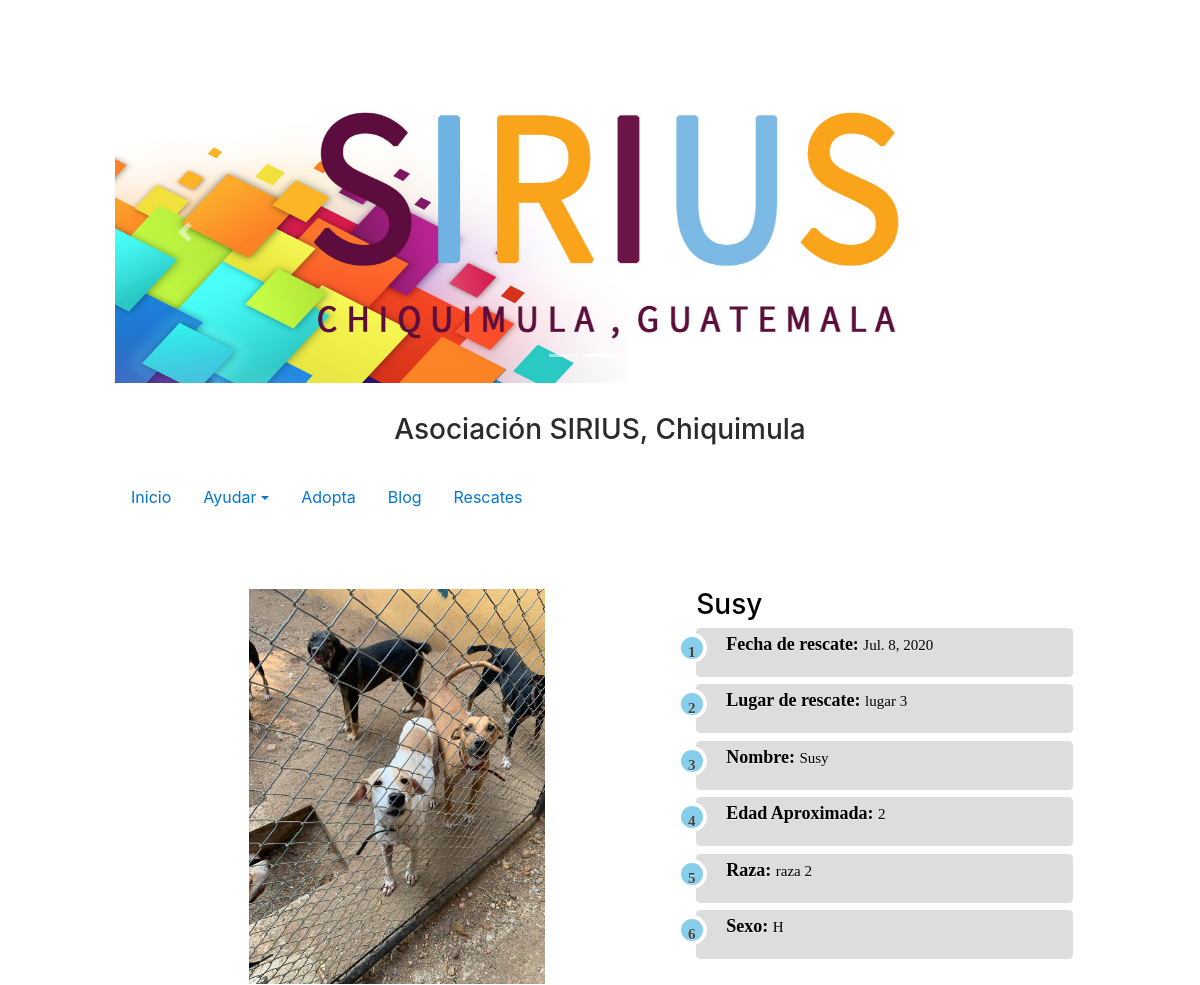
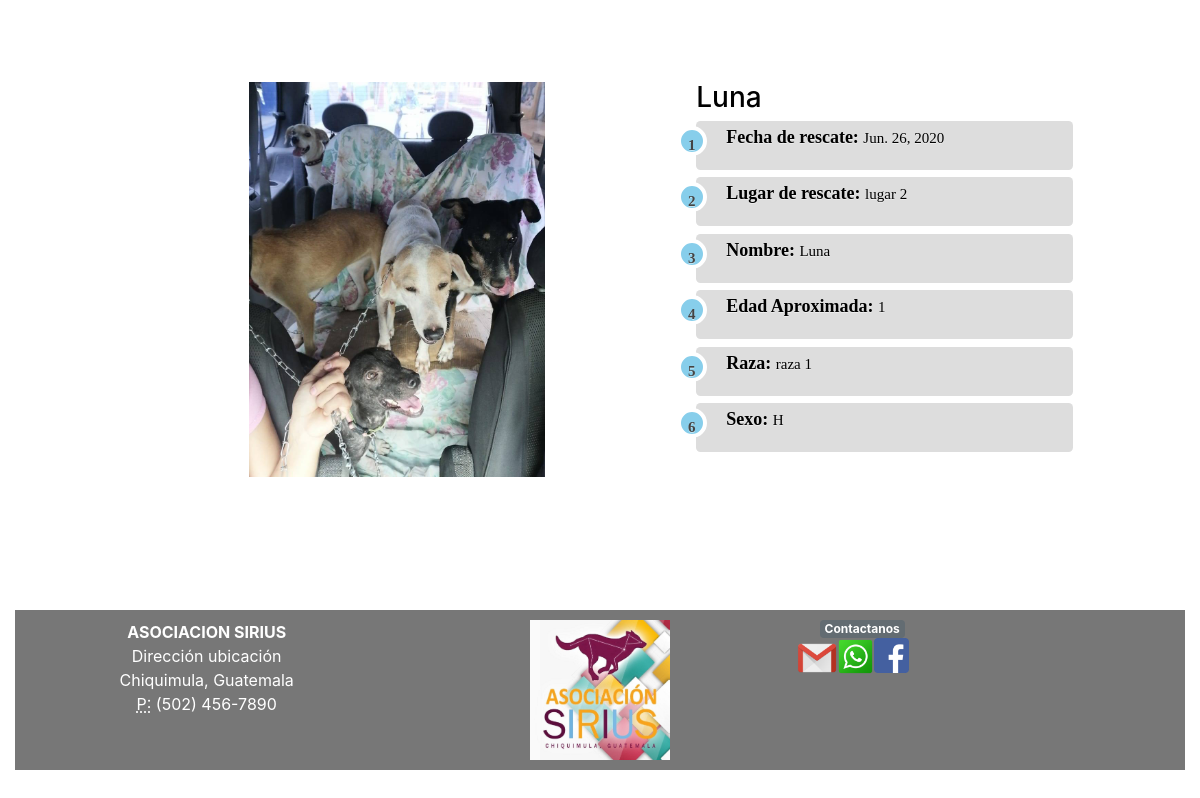
The app's page /mascotas/ with its own data (2 pictures, top to bottom).
### mascotas/models.py (models this page shows, shortened)
class Mascota(models.Model):
	id_mascota = models.AutoField(primary_key=True)
	fecha_recate = models.DateField(verbose_name="Fecha de Rescate")
	nombre_mascota = models.CharField(max_length=50, verbose_name="Nombre")
	edad_aprox = models.IntegerField(verbose_name="Edad")
	color = models.CharField(max_length=50)
	sexos = (('H','Hembra'),('M','Macho'))
	sexo = models.CharField(max_length=1, choices=sexos, default='M')
	sena_particular = models.CharField(max_length=200, blank=True)
	esteriliza = (('S','Si'),('N','No'))
	esterilizado = models.CharField(max_length=1, choices=esteriliza, default='N')
	imagen = models.ImageField(upload_to='mascotas')
	lugar_rescate=models.ForeignKey(Lugar, default=None, null=False,blank=False, on_delete=models.CASCADE)
	raza=models.ForeignKey(Raza, null=False, default=None, blank=False, on_delete=models.CASCADE)
	vacuna=models.ManyToManyField(Vacuna, blank=True)
	medicamento=models.ManyToManyField(Medicamento, blank=True)
	active = models.BooleanField(default=True)
	created = models.DateTimeField(auto_now_add=True)
	updated = models.DateTimeField(auto_now=True)
	class Meta:
		verbose_name = 'mascota'
		verbose_name_plural = 'mascotas rescatadas'

class Lugar(models.Model):
	id_lugar = models.AutoField(primary_key=True)
	nombre_lugar = models.CharField(max_length=50)
	calle = models.CharField(max_length=50)
	avenida = models.CharField(max_length=50)
	zona = models.IntegerField()
	otra_especificacion = models.TextField(max_length=50, null=True, blank=True)
	class Meta:
		verbose_name = 'lugar'
		verbose_name_plural = 'lugares'
	def NombreDeLugar(self):
		cadena="{0}"
		return cadena.format(self.nombre_lugar)
	def __str__(self):
		return self.NombreDeLugar()

class Raza(models.Model):
	id_raza = models.AutoField(primary_key=True)
	nombre_raza = models.CharField(max_length=50)
	descripcion = models.CharField(max_length=50)
	class Meta:
		verbose_name = 'raza'
		verbose_name_plural = 'razas'
	def __str__(self):
		return self.nombre_raza

### mascotas/views.py (the view)
# urls.py: path('', views.mascota, name="Mascotas"),
def mascota(request):
	mascotas=Mascota.objects.filter(active = True)
	paginator = Paginator(mascotas, 10)
	page = request.GET.get('page')
	mascotas = paginator.get_page(page)                           ##nombreVariable :
	return render(request, "rescates/rescates.html", {"mascotas": mascotas})

### mascotas/templates/rescates/rescates.html (shortened to what this page needs)
{% extends "ProyectoRefugioApp/base.html" %}
{% load static %}
{% block content %}
{% if mascotas %}
	{% for mascota in mascotas %}
<div class="container-fluid">
	<div class="row">
		<div class="col-md-1">
		</div>
		<div class="col-md-10">
			<div class="row">
				<div class="col-md-7" align="center">
					<img class="img-fluid" alt="ImagenMascota" src="{{mascota.imagen.url}}" >
				</div>
				<div class="col-md-5">
					<h3 style="color: black;">{{mascota.nombre_mascota}}</h3>
					<ul id="lista2">
						<li class="list-item">
							<p style="color: black;"><font size="4"><strong>Fecha de rescate: </strong></font>{{mascota.fecha_recate}}</p>
						</li>
						<li class="list-item">
							<p style="color: black;"><font size="4"><strong>Lugar de rescate: </strong></font>{{mascota.lugar_rescate}}</p>
						</li>
						<li class="list-item">
							<p style="color: black;"><font size="4"><strong>Nombre: </strong></font>{{mascota.nombre_mascota}}</p>
						</li>
						<li class="list-item">
							<p style="color: black;"><font size="4"><strong>Edad Aproximada: </strong></font>{{mascota.edad_aprox}}</p>
						</li>
						<li class="list-item">
							<p style="color: black;"><font size="4"><strong>Raza: </strong></font>{{mascota.raza}}</p>
						</li>
						<li class="list-item">
							<p style="color: black;"><font size="4"><strong>Sexo: </strong></font>{{mascota.sexo}}</p>
						</li>
					</ul>
				</div>
			</div>
		</div>
		<div class="col-md-1">
		</div>
	</div>
</div>
<br><br>
{% endfor %}
{% endif %}
	<div class="row">
		<div class="col-md-12 col-lg-12 col-sm-12 col-xs-12">
			<div class="col-md-6 col-lg-6 col-sm-6 col-xs-6 float-left">
			</div>
		</div>
	</div>
	<div class="row">
		<div class="col-md-12 col-lg-12 col-sm-12 col-xs-12">
			<div class="col-md-6 col-lg-6 col-sm-6 col-xs-6 float-right">
			</div>
		</div>
	</div>
<br><br>
{% endblock %}

### ProyectoRefugioApp/templates/ProyectoRefugioApp/base.html (shortened to what this page needs)
<html>
  <head>
  	{% load static %}
    <link href="{% static 'ProyectoRefugioApp/css/bootstrap.min.css' %}" rel="stylesheet">
    <link href="{% static 'ProyectoRefugioApp/css/style.css' %}" rel="stylesheet">
  </head>
  <body>
    <div class="container-fluid">
	<div class="row">
		<div class="col-md-1">
		</div>
		<div class="col-md-10">
			<div class="carousel slide" id="carousel-607700">
				<ol class="carousel-indicators">
					<li data-slide-to="0" data-target="#carousel-607700">
					</li>
					<li data-slide-to="1" data-target="#carousel-607700" class="active">
					</li>
					<li data-slide-to="2" data-target="#carousel-607700">
					</li>
				</ol>
				<div class="carousel-inner">
					<div class="carousel-item active">
						<img class="d-block w-100" alt="Carousel Bootstrap Second" src="{% static 'ProyectoRefugioApp/images/portada.jpg' %}">
						<div class="carousel-caption">
					</div>
					</div>
				</div> <a class="carousel-control-prev" href="#carousel-607700" data-slide="prev"><span class="carousel-control-prev-icon"></span> <span class="sr-only">Previous</span></a> <a class="carousel-control-next" href="#carousel-607700" data-slide="next"><span class="carousel-control-next-icon"></span> <span class="sr-only">Next</span></a>
			</div>
			<h3 class="text-center">
				<br>
				Asociación SIRIUS, Chiquimula
			</h3>
			<br>
			<ul class="nav" >
				<li class="nav-item">
					<a class="nav-link active" href="{% url 'Home' %}">Inicio</a>
				</li>
				<li class="nav-item dropdown">
							 <a class="nav-link dropdown-toggle" href="http://example.com" id="navbarDropdownMenuLink" data-toggle="dropdown">Ayudar</a>
						</li>
				<li class="nav-item">
					<a class="nav-link" href="{% url 'Adoptar' %}">Adopta</a>
				</li>
				<li class="nav-item">
					<a class="nav-link" href="{% url 'Blog' %}">Blog</a>
				</li>
				<li class="nav-item">
					<a class="nav-link" href="{% url 'Mascotas' %}">Rescates</a>
				</li>
			</ul>
			<br><br><br>
		</div>
		<div class="col-md-1">
		</div>
	</div>
{% block content %}
{% endblock %}
<footer>
	<div class="row">
		<div class="col-md-4">
			<address>
				 <strong>ASOCIACION SIRIUS</strong><br> Dirección ubicación <br> Chiquimula, Guatemala <br> <abbr title="Phone">P:</abbr> (502) 456-7890
			</address>
		</div>
		<div class="col-md-4">
			<img alt="Bootstrap Image Preview" src="{% static 'ProyectoRefugioApp/images/sirius.jpg' %}" style="width:140px;height:140px;">
		</div>
		<br>
		<div class="col-md-4">
						<div class="row">
				<div class="col-md-4">
					 <span class="badge badge-default">Contactanos</span>
					<div class="row">
						<div class="col-md-2.4">
							 <img alt="whatsapp" style="width:40px;height:40px;" src="{% static 'ProyectoRefugioApp/images/gm.png' %}">
						</div>
						<div class="col-md-2.4">
							<img alt="whatsapp" style="width:37px;height:37px;" src="{% static 'ProyectoRefugioApp/images/wt.png' %}">
						</div>
						<div class="col-md-2.4">
							<img alt="whatsapp" style="width:35px;height:35px;" src="{% static 'ProyectoRefugioApp/images/fb.png' %}">
						</div>
					</div>
				</div>
			</div>
		</div>
	</div>
</footer>
  </body>
</html>

### ProyectoRefugioApp/static/ProyectoRefugioApp/css/style.css (style rules this page uses)
html { position: relative; min-height: 100%; }
body { padding-top: 80px; margin-bottom: 60px; }

### ProyectoRefugioApp/templates/ProyectoRefugioApp/base.html (style rules this page uses)
footer { background-color: #777; padding: 10px; text-align: center; color: white; }

### mascotas/templates/rescates/rescates.html (style rules this page uses)
.img-fluid { max-width: 55%; height: auto; }
#lista2 { counter-reset: li; list-style: none; *list-style: decimal; font: 15px 'trebuchet MS', 'lucida sans'; padding: 0; margin-bottom: 4em; text-shadow: 0 1px 0 rgba(255,255,255,.5); }
#lista2 li { position: relative; display: block; padding: .4em .4em .4em 2em; *padding: .4em; margin: .5em 0; background: #ddd; color: #444; text-decoration: none; border-radius: .3em; transition: all .3s ease-out; }
#lista2 li:before { content: counter(li); counter-increment: li; position: absolute; left: -1.3em; top: 50%; margin-top: -1.3em; background: #87ceeb; height: 2em; width: 2em; line-height: 2em; border: .3em solid #fff; text-align: center; font-weight: bold; border-radius: 2em; transition: all .3s ease-out; }

### records on screen
Mascota: imagen (picture), nombre_mascota "Susy", fecha_recate "Jul. 8, 2020", lugar_rescate "lugar 3", edad_aprox "2", raza "raza 2", sexo "H"
Mascota: imagen (picture), nombre_mascota "Luna", fecha_recate "Jun. 26, 2020", lugar_rescate "lugar 2", edad_aprox "1", raza "raza 1", sexo "H"
